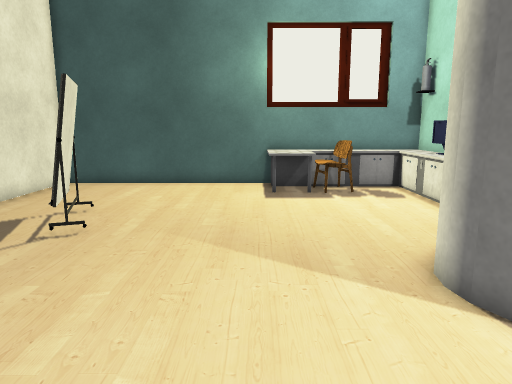
View 1 (above)

13 first-person views from a walk through a 3-D level made in the Unity game engine. The camera is 1.4 m above the floor, tilts 10° down and sees 70° across. The floor is counted in squares, 0.5 m on a side. Each view is taken from the middle of a square. On the plan, view 1 faces up. The plan holds only what a view shows up to about 20 squares ahead; the rest is blank. The place goes on beyond the plan. The player character is not drawn. Some surface patterns are stand-ins.

View 2
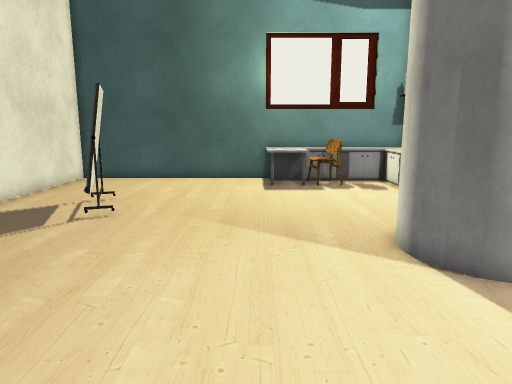

View 3
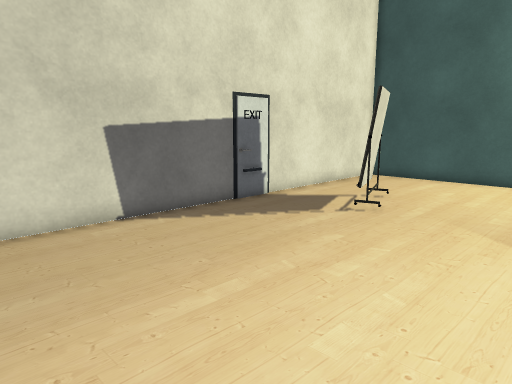

View 4
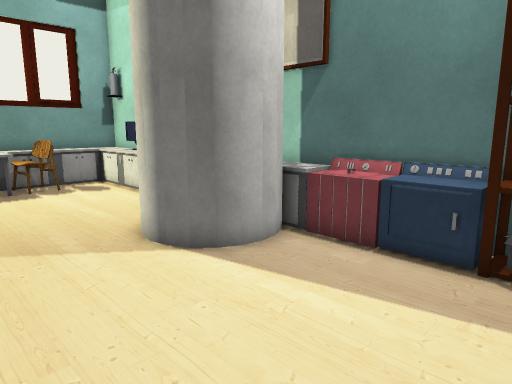

View 5
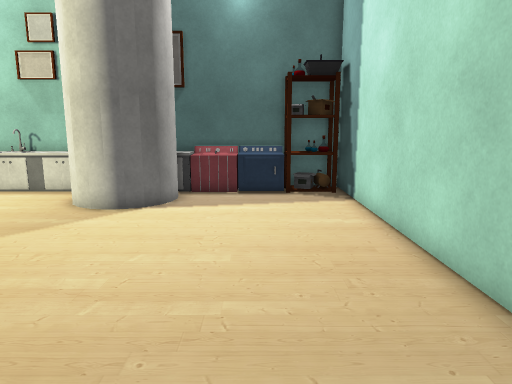

View 6
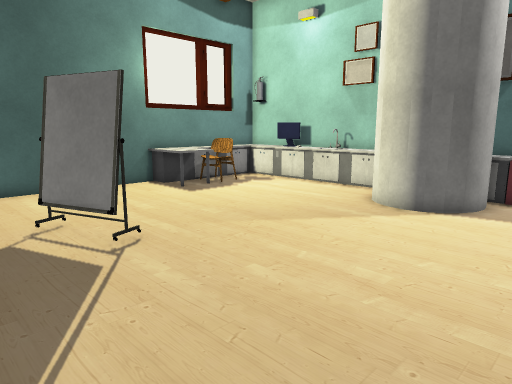

View 7
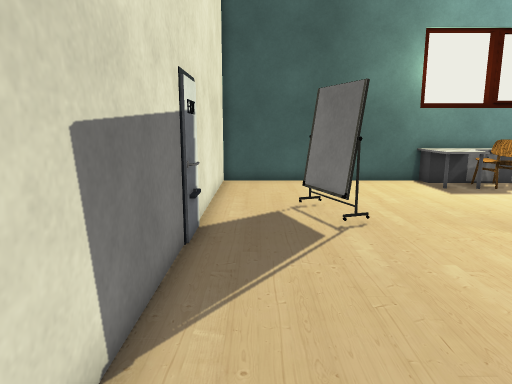

View 8
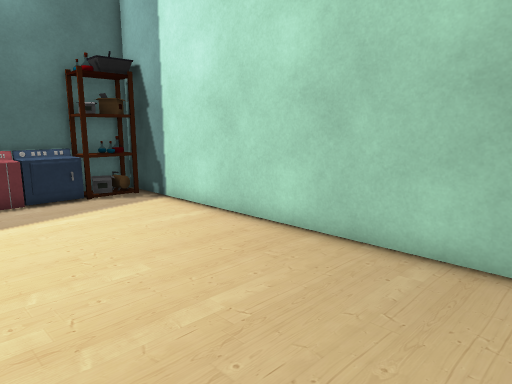

View 9
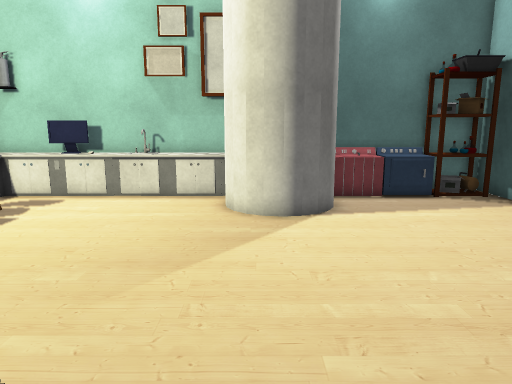

View 10
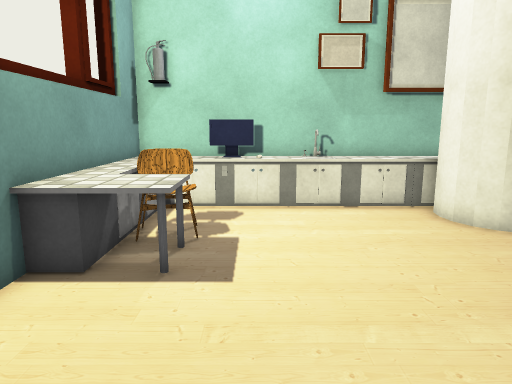

View 11
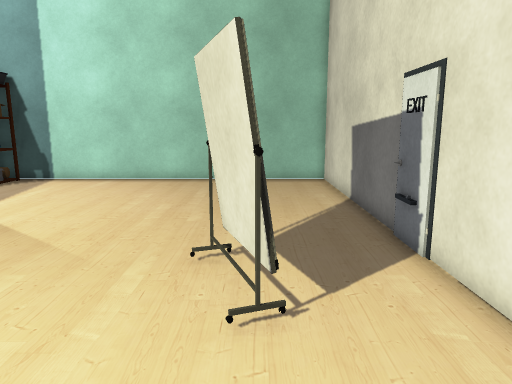

View 12
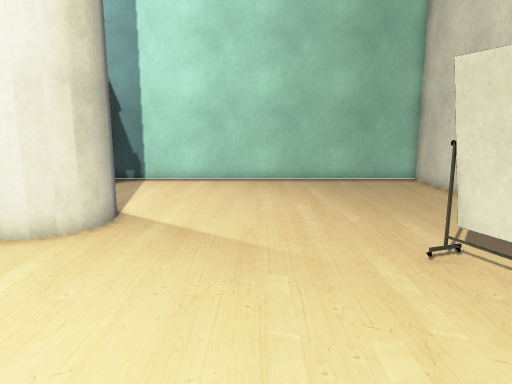

View 13
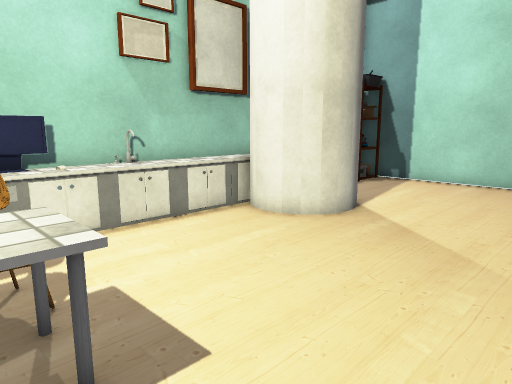

### Floor plan
Key: @ floor where view 1 was taken; # wall or solid block; . floor; = window, fence, low wall or low ledge; C cabinet; H chair; M computer; A machine; S shelf; O other object.
Columns run from 10 left of view 1 to 8 right of it. Each row starts with its distance up from view 1.
 19 ###################
 18 #          CCCCCCCC
 17 #..........CCHHCCCC
 16 #..........CCHH..CC
 15 #................CM
 14 #................MC
 13 #................C#
 12 #...O............OO
 11 #...OO...........OO
 10 #...OO...........OO
  9 #................OO
  8 #=............###C#
  7 #............##  CC
  6 #............##   C
  5 #.............###CC
  4 #.............###A#
  3 #................A#
  2 #................C#
  1 #................C#
  0 #.........@......S#
 -1 #................S#
 -2 #................S#
 -3 ###################

Where each view was taken, in squares from view 1:
view 1: 0 up, 0 right, facing up
view 2: 2 down, 0 right, facing up
view 3: 2 down, 1 right, facing up-left
view 4: 2 down, 1 left, facing up-right
view 5: 1 up, 9 left, facing right
view 6: 1 up, 9 left, facing up-right
view 7: 1 down, 8 left, facing up
view 8: 5 up, 8 left, facing down-right
view 9: 7 up, 8 left, facing right
view 10: 14 up, 6 left, facing right
view 11: 17 up, 6 left, facing down
view 12: 17 up, 1 left, facing down
view 13: 17 up, 3 left, facing down-right
